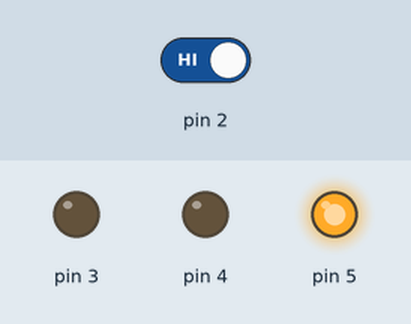
Recording of a sketch running on a simulated Arduino Uno, built with avr-gcc and run on an emulated ATmega328P. Shown: output pins drawn as LEDs (lit = HIGH). Inputs (shaded band) come from the test bench; at power-on: pin 2 HIGH.

Above: at 1.2 s.
1.3 s: pin 2 driven LOW
At 2.8 s:
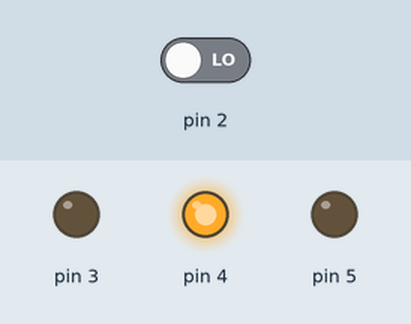
At 4.1 s:
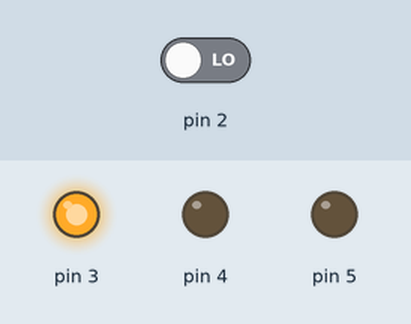
4.3 s: pin 2 driven HIGH
At 5.5 s:
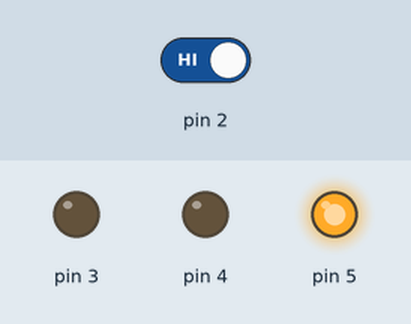
Timing chart, 0 to 7.3 s (numbered marks = the images above; inputs shaded):
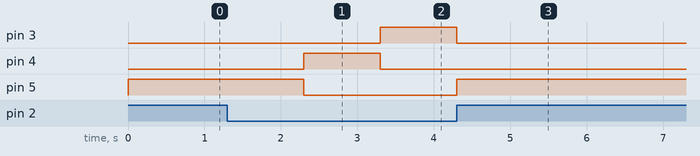

The sketch:

Lesson3_V4.ino
```cpp
void setup() {
  // he LED pins as outputs
  pinMode(3,OUTPUT);
  pinMode(4,OUTPUT);
  pinMode(5,OUTPUT);
  pinMode(2,INPUT);

}

void loop() {
  // put your main code here, to run repeatedly:

  if(digitalRead(2) == LOW){
    digitalWrite(5,HIGH);
    digitalWrite(4,LOW);
    digitalWrite(3,LOW);

    delay(1000);

    digitalWrite(5,LOW);
    digitalWrite(4,HIGH);
    digitalWrite(3,LOW);

    delay(1000);

    digitalWrite(5,LOW);
    digitalWrite(4,LOW);
    digitalWrite(3,HIGH);

    delay(1000);
  }else{
    digitalWrite(5,HIGH);
    digitalWrite(4,LOW);
    digitalWrite(3,LOW);
  }


}
```

Measured:
- after the input at 1.3 s, pin 3: LOW → HIGH after 2.0 s; pin 4: LOW → HIGH after 1.0 s, → LOW 1.0 s later; pin 5: HIGH → LOW after 1.0 s
- after the input at 4.3 s, pin 3: goes on until 4.3 s, then stays LOW; pin 4: stops changing and stays LOW; pin 5: goes on until 4.3 s, then stays HIGH
